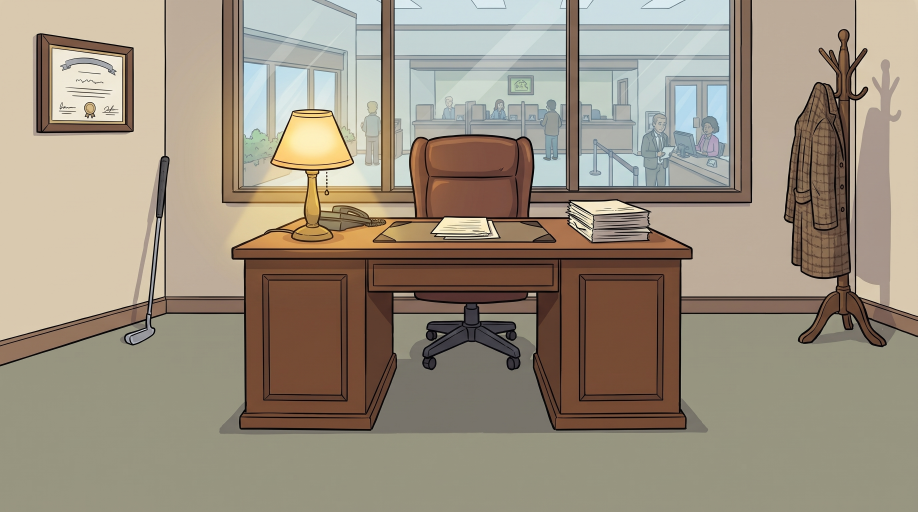
#> input picture packs/mc-engine/assets_src/sets/s_office.png, 2752 x 1536 px, given in place of s_office.jpg, which was not available (shown at 1/3 size)
$ python fg.py
#> lines starting #> are read from the running program, lines starting #| are printed output that depends on the picture; after the words box and inside, x2 and y2 are one past the last pixel; in counts of white or black regions, pixels touching at a corner belong together
import numpy as np,json
from PIL import Image,ImageDraw,ImageFilter
P='public/'
def mk(name,polys=(),thresh=None):
#> called with name = 's_office'
    im=Image.open(P+name+'.jpg').convert('RGBA');m=Image.new('L',im.size,0);d=ImageDraw.Draw(m)
#> in mk, im is the input picture: PIL image 2752x1536 RGBA; mean R, G, B, A 156.3, 144.9, 127.6, 255
#> after `m = Image.new('L', im.size, 0)`: m: PIL image 2752x1536 L; every value is 0
    for p in polys:d.polygon(p,fill=255)
    a=np.asarray(m).copy()
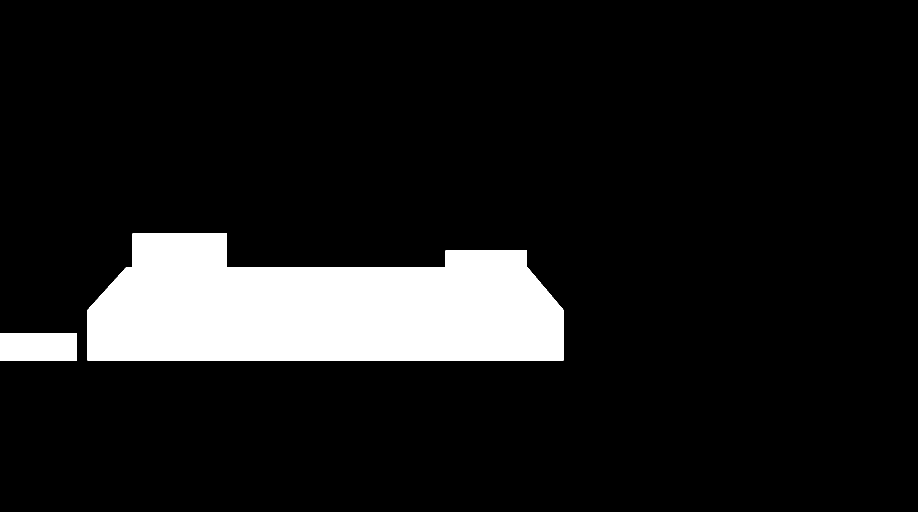
#> a: shape (1536, 2752) (shown at 1/3 size); 10.5% white; 2 white regions, box (x1, y1, x2, y2) and area: (262, 700, 1691, 1081) 425355, (0, 1000, 231, 1081) 18711
    if thresh is not None:
        g=np.asarray(im.convert('L'));a=a*(g<thresh)
    m=Image.fromarray(a.astype('uint8')).filter(ImageFilter.GaussianBlur(.7));im.putalpha(m);im.save(P+'fg_'+name[2:]+'.png')
#> after `im.putalpha(m)`:
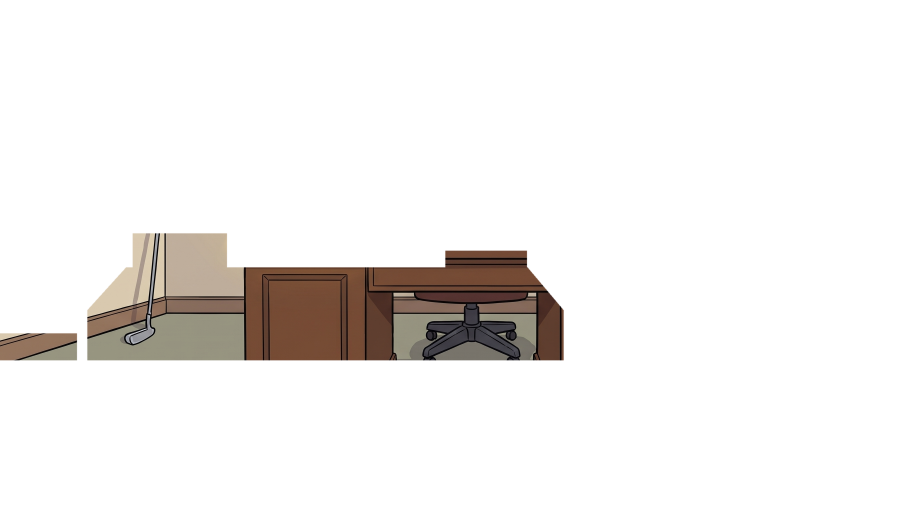
#> im: PIL image 2752x1536 RGBA (shown at 1/3 size); mean R, G, B, A 156.3, 144.9, 127.6, 26.8; transparent parts drawn white
R=lambda x,y,w,h:[(x,y),(x+w,y),(x+w,y+h),(x,y+h)]
mk('s_office',[[(378,802),(1582,802),(1690,930),(1690,1080),(262,1080),(262,930)],R(398,700,282,220),[(1336,752),(1580,752),(1580,920),(1336,920)],R(0,1000,230,80)])
mk('s_bank',[[(0,645),(1432,645),(1478,668),(1470,1000),(0,1000)]])
#> (the run stopped early here; a loop or call above may not have finished)

$ run again, with packs/mc-engine/assets_src/sets/s_window.png copied over packs/mc-engine/assets_src/sets/s_office.png
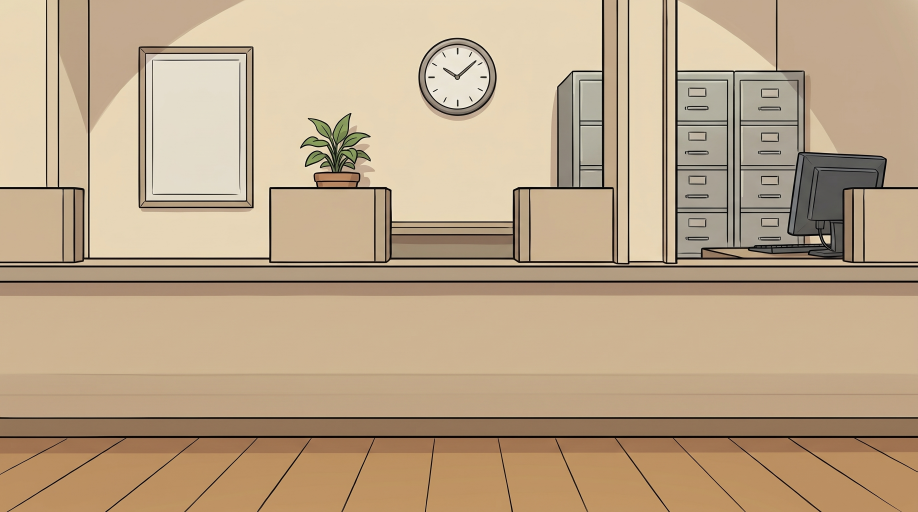
#> input picture packs/mc-engine/assets_src/sets/s_window.png, 2752 x 1536 px, given in place of s_office.jpg, which was not available (shown at 1/3 size)
#> a: shape (1536, 2752); 10.5% white; 2 white regions, box (x1, y1, x2, y2) and area: (262, 700, 1691, 1081) 425355, (0, 1000, 231, 1081) 18711
#> in mk, `im.putalpha(m)`:
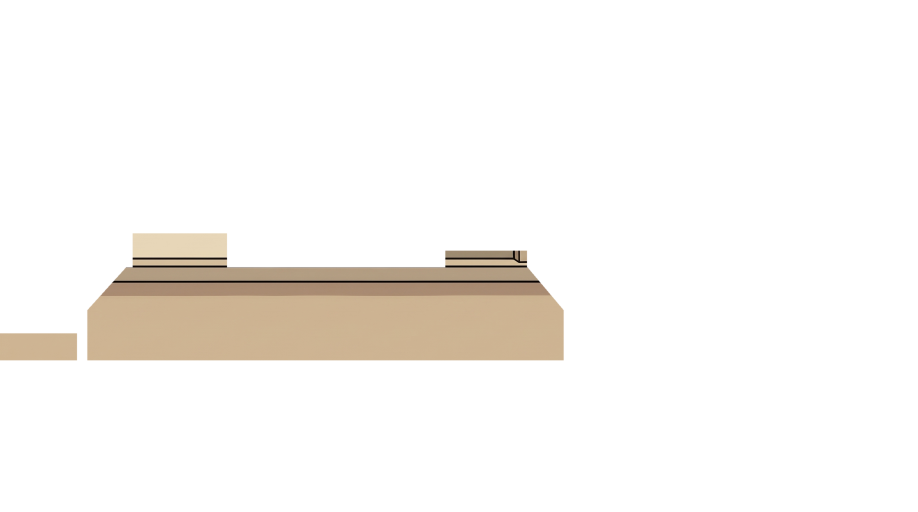
#> im: PIL image 2752x1536 RGBA (shown at 1/3 size); mean R, G, B, A 188.8, 165.5, 136.3, 26.8; transparent parts drawn white
